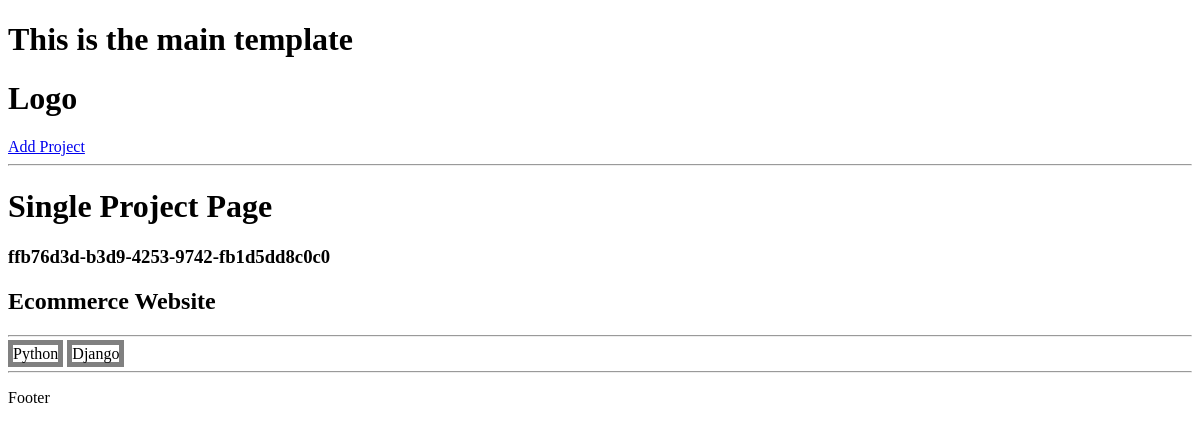
Before: /ffb76d3d-b3d9-4253-9742-fb1d5dd8c0c0/ with the older database file.
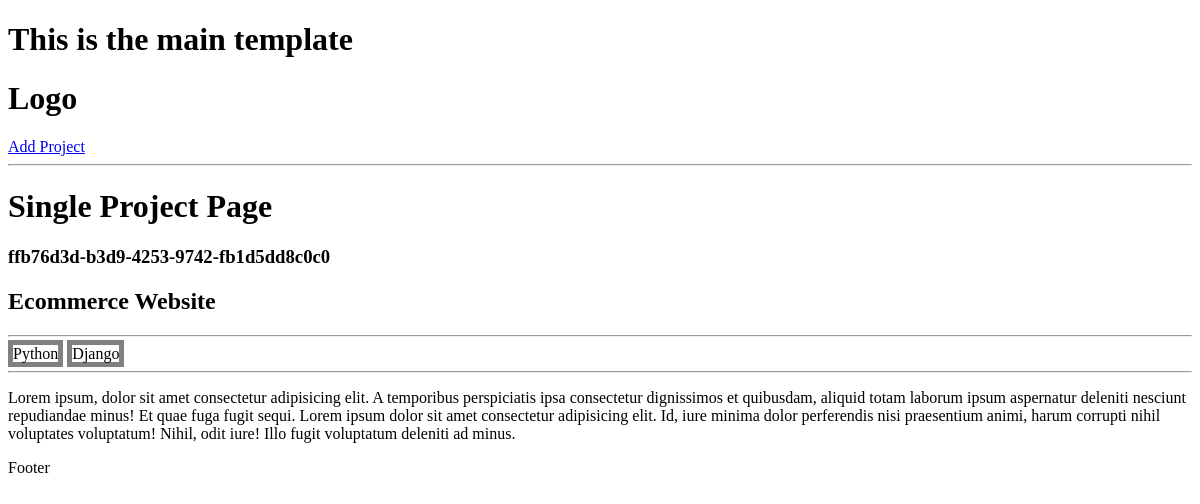
After: the same page with the newer database file.
### projects/models.py (models this page shows, shortened)
class Project(models.Model):
    title = models.CharField(max_length=250)
    description = models.TextField(null=True, blank=True)
    demo_link = models.CharField(max_length=2000, null=True, blank=True)
    source_link = models.CharField(max_length=2000, null=True, blank=True)
    created = models.DateTimeField(auto_now_add=True)
    id = models.UUIDField(default=uuid.uuid4,
                          primary_key=True, editable=False, unique=True)
    tags = models.ManyToManyField(Tag, blank=True)
    vote_total = models.IntegerField(default=0, null=True, blank=True)
    vote_ratio = models.IntegerField(default=0, null=True, blank=True)

class Tag(models.Model):
    name = models.CharField(max_length=250)
    created = models.DateField(auto_now_add=True)
    id = models.UUIDField(default=uuid.uuid4, unique=True,
                          primary_key=True, editable=False)

### projects/views.py (the view)
# urls.py: path('<str:pk>/', project, name='project'),
def project(request, pk):
    project = Project.objects.get(id=pk)
    return render(request, 'projects/single-project.html', {
        'project': project,
    })

### projects/templates/projects/single-project.html
{% extends "main.html" %} {% block content %}
<h1>Single Project Page</h1>
<h3>{{project.id}}</h3>
<h2>{{project.title}}</h2>
<hr />
{% for tag in project.tags.all %}
<span style="border: 5px solid grey">{{ tag.name }}</span>
{% endfor %}
<hr />
<p>{{project.description}}</p>
{% endblock content %}

### projects/templates/main.html (shortened to what this page needs)
<!DOCTYPE html>
<html lang="en">
  <head>
  </head>
  <body>
    <h1>This is the main template</h1>
    {% include "navbar.html" %} {% block content %} {% endblock content %}
    <p>Footer</p>
  </body>
</html>

### projects/templates/navbar.html
<h1>Logo</h1>
<a href="{% url 'create-project' %}">Add Project</a>
<hr />

Changed rows visible on the page:
changed Project "Ecommerce Website": description (not shown) → "Lorem ipsum, dolor sit amet consectetur adipisicing elit. A temporibus perspiciatis ipsa consectetur dignissimos et quibusdam, aliquid totam laborum ipsum aspernatur deleniti nesciunt repudiandae minus! Et quae fuga fugit sequi. Lorem ipsum dolor sit amet consectetur adipisicing elit. Id, iure minima dolor perferendis nisi praesentium animi, harum corrupti nihil voluptates voluptatum! Nihil, odit iure! Illo fugit voluptatum deleniti ad minus."
